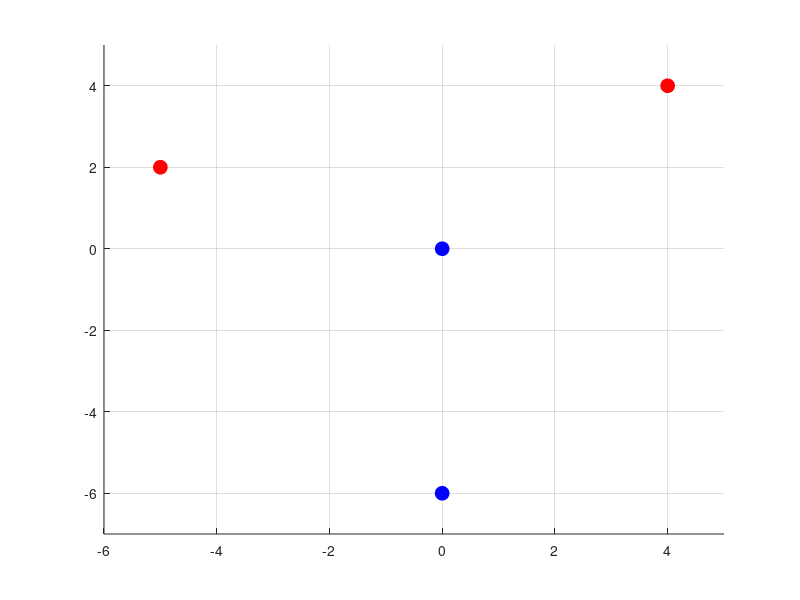

This chart was generated by the following MATLAB code:
%============================%
% Naive K-medoids clustering %
%============================%

NORM = 1; % L1 or L2 norm
MAX_ITERATION = 500;

D = [0, -6;
     4, 4;
     0, 0;
     -5, 2];
k = 2;
cnt = size(D, 1);
cost = 999999999;
group_info = zeros(cnt, 1);
iterations = 0;

% Step1: Random select the representative points
%z = zeros(k, size(D, 2));
%D_rand = D;
%left_cnt = cnt;
%for i = 1:k
%    samp = randi(left_cnt);
%    z(i, :) = D_rand(samp, :);
%    D_rand = [D_rand(1:samp-1, :); D_rand(samp+1:end, :)];
%    left_cnt = size(D_rand, 1);
%end

% Step1: Random select the representative points
z(1, :) = [-5, 2];
z(2, :) = [0, -6];

while iterations < MAX_ITERATION
iterations = iterations + 1;
%disp("Iteration:");
%disp(iterations);

% Step2-1: Select group for all points that has minimum distance
for i = 1:cnt
    min_dist = 999999999;
    min_k = 0;
    for j = 1:k
        dist = vecnorm(D(i, :) - z(j, :), NORM);
        if dist < min_dist
            min_dist = dist;
            min_k = j;
        end
    end
    cost = cost + min_dist;
    group_info(i) = min_k;
end

% Step2-2: Find the best representatives of all groups
for j = 1:k
    min_cost = 999999999;
    min_i = 0;
    for i = 1:cnt
        % Skip the group element that we are interested now
        if group_info(i) ~= j
            continue;
        end
        
        % Cost evaluation
        cost = 0;
        for l = 1:cnt
            % Skip the group element that we are interested now
            if group_info(l) ~= j
                continue;
            end
        
            dist = vecnorm(D(l, :) - D(i, :), NORM);
            cost = cost + dist;
        end
        
        % Obtain the point with the minimal cost
        if cost < min_cost
            min_cost = cost;
            min_i = i;
        end
    end
    
    % Update the new representative point of the group
    z(j, :) = D(min_i, :);
end
end

disp("K-Medoids result:");
disp(group_info);
disp("z (representatives)");
disp(z)

%=====================%
% Plotting the result %
%=====================%

x = D(:, 1);
y = D(:, 2);

figure;

% Loop through each row and plot the points with different colors based on group_info
hold on;
for i = 1:length(group_info)
    if group_info(i) == 1
        plot(x(i), y(i), 'ro', 'MarkerSize', 10, 'MarkerFaceColor', 'r'); % Red for group 1
    elseif group_info(i) == 2
        plot(x(i), y(i), 'bo', 'MarkerSize', 10, 'MarkerFaceColor', 'b'); % Blue for group 2
    end
end


axis([min(x)-1 max(x)+1 min(y)-1 max(y)+1]);
grid on;
hold off;